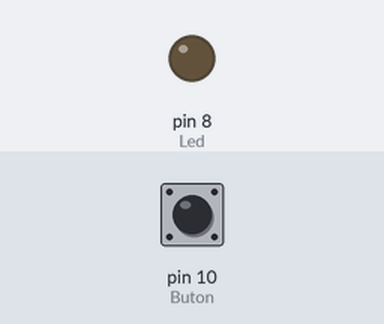
Recording of a sketch running on a simulated Arduino Uno, built with avr-gcc and run on an emulated ATmega328P. Shown: output pins drawn as LEDs (lit = HIGH). The test bench sets the inputs (shaded band); at power-on: pin 10 (Buton) LOW.

Above: at 1.2 s.
1.3 s: pin 10 (Buton) pulled HIGH for 0.15 s
At 1.37 s:
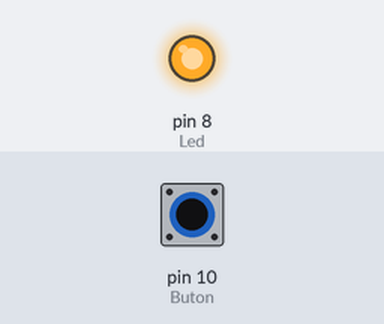
2.9 s: pin 10 (Buton) pulled HIGH for 3.2 s
At 6.7 s:
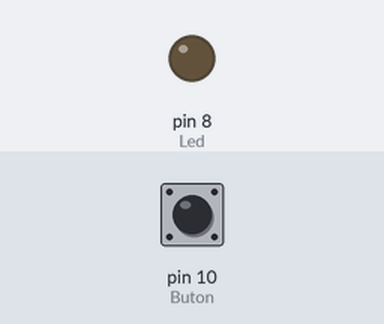
Timing chart, 0 to 8.2 s (numbered marks = the images above; inputs shaded):
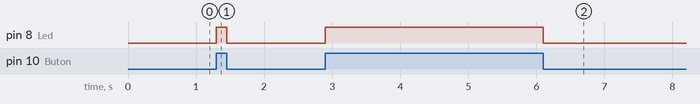

The sketch:

02_buton_ile_led_yakma.ino
```cpp
#define Buton 10
#define Led 8

int buton_durumu = 0;

void setup(){
  pinMode(Buton, INPUT);
  pinMode(Led, OUTPUT);
}

void loop(){
  buton_durumu = digitalRead(Buton);
  if(buton_durumu == 1){
  digitalWrite(Led, HIGH);
  }
  else{
  digitalWrite(Led, LOW);
  }
}

/*
#define Buton 10
#define Led 8

void setup(){
  pinMode(Buton, INPUT);
  pinMode(Led, OUTPUT);
}

void loop(){
  if(digitalRead(Buton) == 1)
  digitalWrite(Led, HIGH);
  else
  digitalWrite(Led, LOW);
}
*/
```

Measured:
- after the input at 1.3 s, pin 8 (Led): LOW → HIGH at once, → LOW 0.15 s later
- after the input at 2.9 s, pin 8 (Led): LOW → HIGH at once, → LOW 3.2 s later
